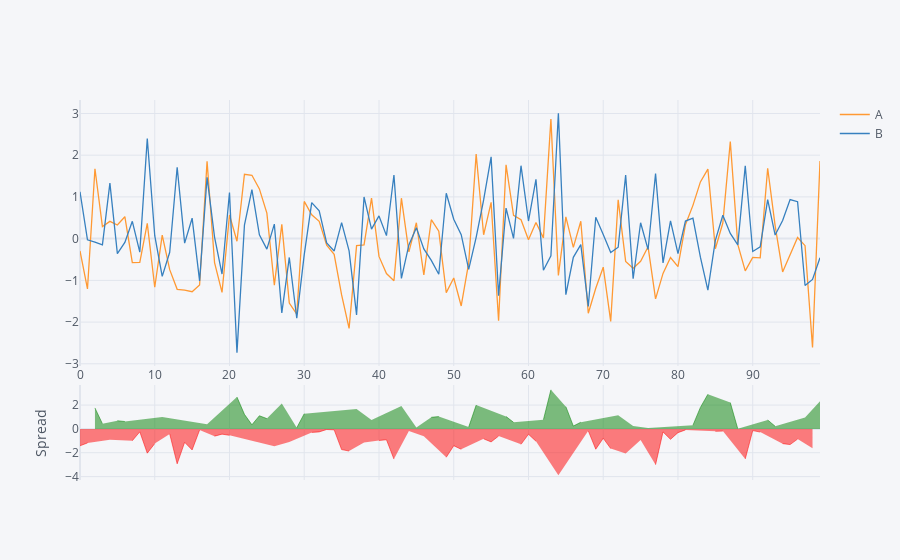

Notebook code cell kept with this figure:
### Code cell
df[['A', 'B']].iplot(kind='spread')
